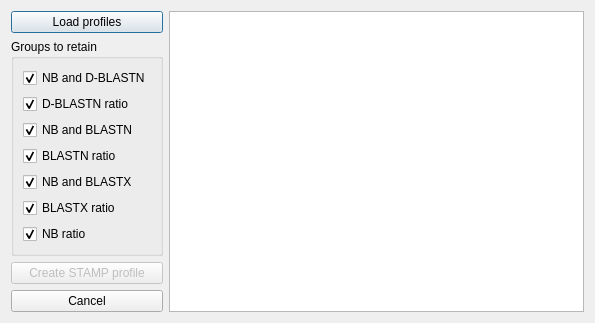
<?xml version="1.0" encoding="UTF-8"?>
<ui version="4.0">
 <class>CreateProfileRITADlg</class>
 <widget class="QDialog" name="CreateProfileRITADlg">
  <property name="geometry">
   <rect>
    <x>0</x>
    <y>0</y>
    <width>595</width>
    <height>295</height>
   </rect>
  </property>
  <property name="windowTitle">
   <string>Create profile</string>
  </property>
  <property name="windowIcon">
   <iconset>
    <normaloff>../icons/programIcon.png</normaloff>../icons/programIcon.png</iconset>
  </property>
  <layout class="QHBoxLayout" name="horizontalLayout">
   <item>
    <layout class="QVBoxLayout" name="verticalLayout">
     <item>
      <widget class="QPushButton" name="btnLoadProfiles">
       <property name="text">
        <string>Load profiles</string>
       </property>
      </widget>
     </item>
     <item>
      <widget class="QGroupBox" name="groupBox">
       <property name="title">
        <string>Groups to retain</string>
       </property>
       <layout class="QVBoxLayout" name="verticalLayout_2">
        <item>
         <widget class="QCheckBox" name="chkNB_DBLASTN">
          <property name="text">
           <string>NB and D-BLASTN</string>
          </property>
          <property name="checked">
           <bool>true</bool>
          </property>
         </widget>
        </item>
        <item>
         <widget class="QCheckBox" name="chkDBLASTN">
          <property name="text">
           <string>D-BLASTN ratio</string>
          </property>
          <property name="checked">
           <bool>true</bool>
          </property>
         </widget>
        </item>
        <item>
         <widget class="QCheckBox" name="chkNB_BLASTN">
          <property name="text">
           <string>NB and BLASTN</string>
          </property>
          <property name="checked">
           <bool>true</bool>
          </property>
         </widget>
        </item>
        <item>
         <widget class="QCheckBox" name="chkBLASTN">
          <property name="text">
           <string>BLASTN ratio</string>
          </property>
          <property name="checked">
           <bool>true</bool>
          </property>
         </widget>
        </item>
        <item>
         <widget class="QCheckBox" name="chkNB_BLASTX">
          <property name="text">
           <string>NB and BLASTX</string>
          </property>
          <property name="checked">
           <bool>true</bool>
          </property>
         </widget>
        </item>
        <item>
         <widget class="QCheckBox" name="chkBLASTX">
          <property name="text">
           <string>BLASTX ratio</string>
          </property>
          <property name="checked">
           <bool>true</bool>
          </property>
         </widget>
        </item>
        <item>
         <widget class="QCheckBox" name="chkNB">
          <property name="text">
           <string>NB ratio</string>
          </property>
          <property name="checked">
           <bool>true</bool>
          </property>
         </widget>
        </item>
       </layout>
      </widget>
     </item>
     <item>
      <widget class="QPushButton" name="btnCreateProfile">
       <property name="enabled">
        <bool>false</bool>
       </property>
       <property name="text">
        <string>Create STAMP profile</string>
       </property>
      </widget>
     </item>
     <item>
      <widget class="QPushButton" name="btnCancel">
       <property name="text">
        <string>Cancel</string>
       </property>
      </widget>
     </item>
    </layout>
   </item>
   <item>
    <widget class="QListWidget" name="lstSelectedProfiles">
     <property name="sortingEnabled">
      <bool>true</bool>
     </property>
    </widget>
   </item>
  </layout>
 </widget>
 <resources/>
 <connections/>
 <designerdata>
  <property name="gridDeltaX">
   <number>10</number>
  </property>
  <property name="gridDeltaY">
   <number>10</number>
  </property>
  <property name="gridSnapX">
   <bool>true</bool>
  </property>
  <property name="gridSnapY">
   <bool>true</bool>
  </property>
  <property name="gridVisible">
   <bool>true</bool>
  </property>
 </designerdata>
</ui>
